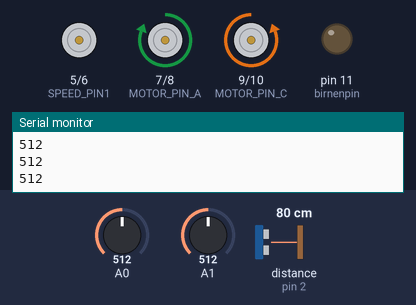
The sketch below on a simulated Arduino Uno, built with avr-gcc and run on an emulated ATmega328P. Shown: motor-driver pin pairs drawn as motors (green arrow = first pin HIGH = forward, orange = second pin HIGH = backward, longer = more drive), output pins drawn as LEDs (lit = HIGH), the last lines printed to the serial monitor. Wiring (inferred from the names in the program): ultrasonic range finder: trigger pin 3; echo pin 2. The test bench sets the inputs (shaded band); at power-on: A0 = 512, A1 = 512, distance to the obstacle (sensor on pin 2) 80 cm. The echo pulse lasts 58.3 µs per cm; pins used as bus, display or sensor lines are not drawn.

Above: at 11.2 s.
11.3 s: A0 set to 390
At 12.7 s:
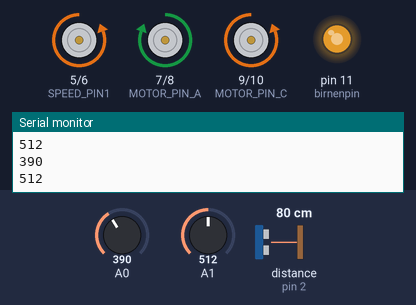
13.0 s: A1 set to 625
At 14.2 s:
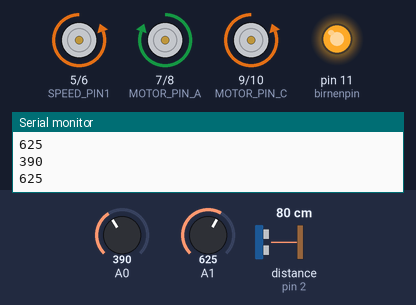
14.5 s: A1 set to 634
At 15.7 s:
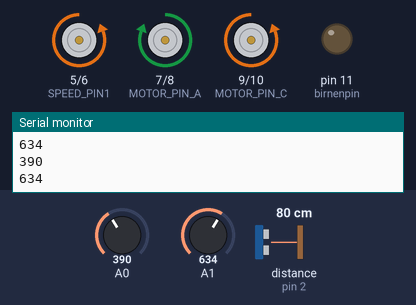
16.0 s: distance to the obstacle (sensor on pin 2) set to 35 cm
17.5 s: distance to the obstacle (sensor on pin 2) set to 29 cm
At 18.3 s:
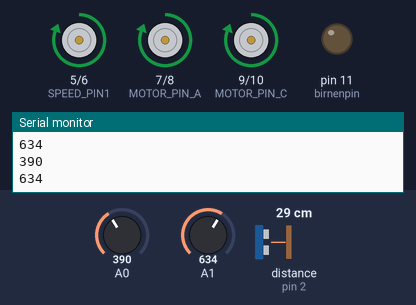
19.2 s: A0 set to 410
At 20.2 s:
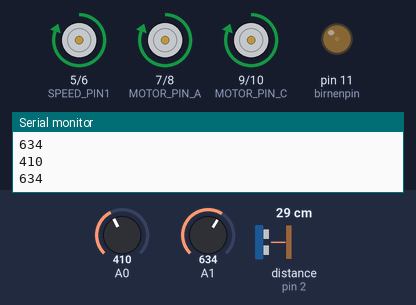
Timing chart, 0 to 21.7 s (numbered marks = the images above; inputs shaded):
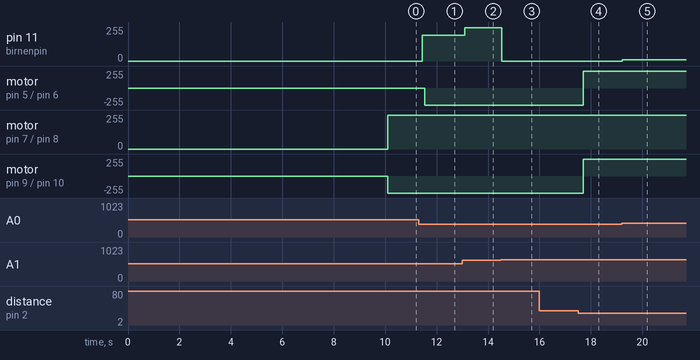

The sketch:

Minor_Assignment.ino
```cpp
#include <Wire.h>

#define trigPin 3
#define echoPin 2

#define pause 100

#define MOTOR_PIN_A 7
#define MOTOR_PIN_B 8
#define MOTOR_PIN_C 9
#define MOTOR_PIN_D 10
#define SPEED_PIN1 5
#define SPEED_PIN2 6
#define birnenpin 11

int lastBrightness;
int currentBrightness;

int brightnessLeft;
int brightnessRight;

void setup() {
  delay(10000);
  pinMode(MOTOR_PIN_A, OUTPUT);
  pinMode(MOTOR_PIN_B, OUTPUT);
  pinMode(MOTOR_PIN_C, OUTPUT);
  pinMode(MOTOR_PIN_D, OUTPUT);
  pinMode(SPEED_PIN1, OUTPUT);
  pinMode(SPEED_PIN2, OUTPUT);

  pinMode(trigPin, OUTPUT);
  pinMode(echoPin, INPUT);

  pinMode(birnenpin, OUTPUT);

  Serial.begin(9600);
  /*
  lastBrightness = analogRead(A0);
  currentBrightness = analogRead(A0);
  */
  brightnessLeft = analogRead(A0);
  brightnessRight = analogRead(A1);
}

void loop() {
  //One direction
  /*
  if(measureDistance() > 30){

    currentBrightness = analogRead(A0);
    if(currentBrightness < lastBrightness){
      driveForward();
      lastBrightness = currentBrightness;
    }
    currentBrightness = analogRead(A0);
    if(currentBrightness > lastBrightness){
      turnLeft();
      if(analogRead(A0) < lastBrightness){
        driveForward();
      }else{
        turnRight();
      }
     }
  }*/


  brightnessLeft = analogRead(A0);
  brightnessRight = analogRead(A1);

  int brightnessBirne = (brightnessLeft + brightnessRight) / 2;
  map(brightnessBirne, 0, 1023, 255, 0);

  analogWrite(birnenpin, brightnessBirne);

  Serial.println(brightnessLeft);
  Serial.println(brightnessRight);

  if(measureDistance() > 30){
    if(brightnessLeft == brightnessRight){
      driveForward();
    }

    if(brightnessLeft < brightnessRight){
      turnRight();
    }

    if(brightnessLeft > brightnessRight){
      turnLeft();
    }

  }else{
    turnLeft();
  }


  /*
  if(measureDistance() > 30){
    driveForward();
  }else{
    turnLeft();
  }*/
  //driveForward();
  //delay(5000);

  //The other direction
  //driveBackward();
  //delay(5000);
}

void driveForward(){
  digitalWrite(SPEED_PIN1, HIGH);
  digitalWrite(SPEED_PIN2, HIGH);
  digitalWrite(MOTOR_PIN_A, HIGH);
  digitalWrite(MOTOR_PIN_B, LOW);
  digitalWrite(MOTOR_PIN_C, LOW);
  digitalWrite(MOTOR_PIN_D, HIGH);
  delay(100);
}

void driveBackward(){
  digitalWrite(SPEED_PIN1, HIGH);
  digitalWrite(SPEED_PIN2, HIGH);
  digitalWrite(MOTOR_PIN_A, LOW);
  digitalWrite(MOTOR_PIN_B, HIGH);
  digitalWrite(MOTOR_PIN_C, HIGH);
  digitalWrite(MOTOR_PIN_D, LOW);
  delay(100);
}

void stopDriving(){
  digitalWrite(SPEED_PIN1, LOW);
  digitalWrite(SPEED_PIN2, LOW);
}

void turnLeft(){
  digitalWrite(SPEED_PIN1, HIGH);
  analogWrite(SPEED_PIN2, LOW);
  digitalWrite(MOTOR_PIN_A, HIGH);
  digitalWrite(MOTOR_PIN_B, LOW);
  digitalWrite(MOTOR_PIN_C, HIGH);
  digitalWrite(MOTOR_PIN_D, LOW);
  delay(100);
}

void turnRight(){
  digitalWrite(SPEED_PIN1, LOW);
  digitalWrite(SPEED_PIN2, HIGH);
  digitalWrite(MOTOR_PIN_A, HIGH);
  digitalWrite(MOTOR_PIN_B, LOW);
  digitalWrite(MOTOR_PIN_C, LOW);
  digitalWrite(MOTOR_PIN_D, HIGH);
  delay(100);
}

int measureDistance(){
  long duration, distance;

  digitalWrite(trigPin, LOW);
  delayMicroseconds(2);

  digitalWrite(trigPin, HIGH);
  delayMicroseconds(10);

  digitalWrite(trigPin, LOW);
  duration = pulseIn(echoPin, HIGH);
  distance = (duration/2) / 29.1;


  delay(pause);
  //Serial.print("Sensor:");
      //Serial.println(sensorNumber);
  if(distance < 400){
      return(distance);
  }

  return(400);
}
```

Measured:
- the behaviour switches between 633 and 634 on A1 (found by bisection; images 2 and 3)
- the behaviour switches between 32 and 31 cm on distance to the obstacle (sensor on pin 2) (found by bisection; images 3 and 4)
- after the input at 11.3 s, pin 11 (birnenpin): 0/255 → 195/255 after 0.14 s; motor on pin 5 (SPEED_PIN1) / pin 6 (SPEED_PIN2): stopped → backward 255/255 after 0.25 s
- after the input at 13.0 s, pin 11 (birnenpin): 195/255 → 251/255 after 0.09 s
- after the input at 14.5 s, pin 11 (birnenpin): 251/255 → 0/255 at once
- after the input at 17.5 s, motor on pin 5 (SPEED_PIN1) / pin 6 (SPEED_PIN2), motor on pin 9 (MOTOR_PIN_C) / pin 10 (MOTOR_PIN_D): backward 255/255 → forward 255/255 after 0.20 s
- after the input at 19.2 s, pin 11 (birnenpin): 0/255 → 10/255 at once
